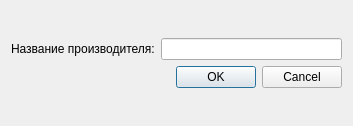
<?xml version="1.0" encoding="UTF-8"?>
<ui version="4.0">
 <class>Dialog</class>
 <widget class="QDialog" name="Dialog">
  <property name="geometry">
   <rect>
    <x>0</x>
    <y>0</y>
    <width>353</width>
    <height>126</height>
   </rect>
  </property>
  <property name="windowTitle">
   <string>Dialog</string>
  </property>
  <layout class="QGridLayout" name="gridLayout">
   <item row="0" column="0">
    <layout class="QVBoxLayout" name="verticalLayout">
     <item>
      <layout class="QHBoxLayout" name="horizontalLayout">
       <item>
        <widget class="QLabel" name="label">
         <property name="text">
          <string>Название производителя:</string>
         </property>
        </widget>
       </item>
       <item>
        <widget class="QLineEdit" name="lineEdit"/>
       </item>
      </layout>
     </item>
     <item>
      <widget class="QDialogButtonBox" name="buttonBox">
       <property name="orientation">
        <enum>Qt::Horizontal</enum>
       </property>
       <property name="standardButtons">
        <set>QDialogButtonBox::Cancel|QDialogButtonBox::Ok</set>
       </property>
      </widget>
     </item>
    </layout>
   </item>
  </layout>
 </widget>
 <resources/>
 <connections>
  <connection>
   <sender>buttonBox</sender>
   <signal>accepted()</signal>
   <receiver>Dialog</receiver>
   <slot>accept()</slot>
   <hints>
    <hint type="sourcelabel">
     <x>248</x>
     <y>254</y>
    </hint>
    <hint type="destinationlabel">
     <x>157</x>
     <y>274</y>
    </hint>
   </hints>
  </connection>
  <connection>
   <sender>buttonBox</sender>
   <signal>rejected()</signal>
   <receiver>Dialog</receiver>
   <slot>reject()</slot>
   <hints>
    <hint type="sourcelabel">
     <x>316</x>
     <y>260</y>
    </hint>
    <hint type="destinationlabel">
     <x>286</x>
     <y>274</y>
    </hint>
   </hints>
  </connection>
 </connections>
</ui>
